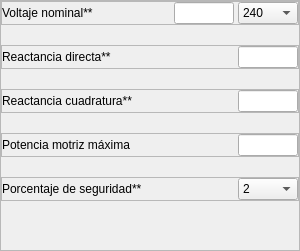
                              <widget class="QFrame" name="frame_8">
                               <property name="minimumSize">
                                <size>
                                 <width>300</width>
                                 <height>0</height>
                                </size>
                               </property>
                               <property name="frameShape">
                                <enum>QFrame::StyledPanel</enum>
                               </property>
                               <property name="frameShadow">
                                <enum>QFrame::Raised</enum>
                               </property>
                               <layout class="QVBoxLayout" name="verticalLayout_44">
                                <property name="spacing">
                                 <number>20</number>
                                </property>
                                <property name="leftMargin">
                                 <number>0</number>
                                </property>
                                <property name="topMargin">
                                 <number>0</number>
                                </property>
                                <property name="rightMargin">
                                 <number>0</number>
                                </property>
                                <property name="bottomMargin">
                                 <number>0</number>
                                </property>
                                <item>
                                 <widget class="QFrame" name="sal_r_1">
                                  <property name="minimumSize">
                                   <size>
                                    <width>0</width>
                                    <height>0</height>
                                   </size>
                                  </property>
                                  <property name="frameShape">
                                   <enum>QFrame::StyledPanel</enum>
                                  </property>
                                  <property name="frameShadow">
                                   <enum>QFrame::Raised</enum>
                                  </property>
                                  <layout class="QHBoxLayout" name="horizontalLayout_40">
                                   <property name="spacing">
                                    <number>4</number>
                                   </property>
                                   <property name="leftMargin">
                                    <number>0</number>
                                   </property>
                                   <property name="topMargin">
                                    <number>0</number>
                                   </property>
                                   <property name="rightMargin">
                                    <number>0</number>
                                   </property>
                                   <property name="bottomMargin">
                                    <number>0</number>
                                   </property>
                                   <item>
                                    <widget class="QLabel" name="sal_v_n_label_3">
                                     <property name="text">
                                      <string>Voltaje nominal**</string>
                                     </property>
                                    </widget>
                                   </item>
                                   <item>
                                    <widget class="QLineEdit" name="sal_v_nom_pu">
                                     <property name="maximumSize">
                                      <size>
                                       <width>60</width>
                                       <height>16777215</height>
                                      </size>
                                     </property>
                                    </widget>
                                   </item>
                                   <item>
                                    <widget class="QComboBox" name="voltaje_nominal_sal_3">
                                     <property name="maximumSize">
                                      <size>
                                       <width>60</width>
                                       <height>16777215</height>
                                      </size>
                                     </property>
                                     <item>
                                      <property name="text">
                                       <string>240</string>
                                      </property>
                                     </item>
                                     <item>
                                      <property name="text">
                                       <string>480</string>
                                      </property>
                                     </item>
                                     <item>
                                      <property name="text">
                                       <string>600</string>
                                      </property>
                                     </item>
                                     <item>
                                      <property name="text">
                                       <string>2400</string>
                                      </property>
                                     </item>
                                     <item>
                                      <property name="text">
                                       <string>4160</string>
                                      </property>
                                     </item>
                                     <item>
                                      <property name="text">
                                       <string>4800</string>
                                      </property>
                                     </item>
                                     <item>
                                      <property name="text">
                                       <string>6900</string>
                                      </property>
                                     </item>
                                     <item>
                                      <property name="text">
                                       <string>13800</string>
                                      </property>
                                     </item>
                                     <item>
                                      <property name="text">
                                       <string>23000</string>
                                      </property>
                                     </item>
                                     <item>
                                      <property name="text">
                                       <string>34500</string>
                                      </property>
                                     </item>
                                     <item>
                                      <property name="text">
                                       <string>46000</string>
                                      </property>
                                     </item>
                                     <item>
                                      <property name="text">
                                       <string>69000</string>
                                      </property>
                                     </item>
                                    </widget>
                                   </item>
                                  </layout>
                                 </widget>
                                </item>
                                <item>
                                 <widget class="QFrame" name="sal_r_2">
                                  <property name="minimumSize">
                                   <size>
                                    <width>0</width>
                                    <height>0</height>
                                   </size>
                                  </property>
                                  <property name="frameShape">
                                   <enum>QFrame::StyledPanel</enum>
                                  </property>
                                  <property name="frameShadow">
                                   <enum>QFrame::Raised</enum>
                                  </property>
                                  <layout class="QHBoxLayout" name="horizontalLayout_41">
                                   <property name="spacing">
                                    <number>4</number>
                                   </property>
                                   <property name="leftMargin">
                                    <number>0</number>
                                   </property>
                                   <property name="topMargin">
                                    <number>0</number>
                                   </property>
                                   <property name="rightMargin">
                                    <number>0</number>
                                   </property>
                                   <property name="bottomMargin">
                                    <number>0</number>
                                   </property>
                                   <item>
                                    <widget class="QLabel" name="sal_r_d_label_3">
                                     <property name="text">
                                      <string>Reactancia directa**</string>
                                     </property>
                                    </widget>
                                   </item>
                                   <item>
                                    <widget class="QLineEdit" name="sal_r_d_3">
                                     <property name="maximumSize">
                                      <size>
                                       <width>60</width>
                                       <height>16777215</height>
                                      </size>
                                     </property>
                                    </widget>
                                   </item>
                                  </layout>
                                 </widget>
                                </item>
                                <item>
                                 <widget class="QFrame" name="sal_r_3">
                                  <property name="minimumSize">
                                   <size>
                                    <width>0</width>
                                    <height>0</height>
                                   </size>
                                  </property>
                                  <property name="frameShape">
                                   <enum>QFrame::StyledPanel</enum>
                                  </property>
                                  <property name="frameShadow">
                                   <enum>QFrame::Raised</enum>
                                  </property>
                                  <layout class="QHBoxLayout" name="horizontalLayout_42">
                                   <property name="spacing">
                                    <number>4</number>
                                   </property>
                                   <property name="leftMargin">
                                    <number>0</number>
                                   </property>
                                   <property name="topMargin">
                                    <number>0</number>
                                   </property>
                                   <property name="rightMargin">
                                    <number>0</number>
                                   </property>
                                   <property name="bottomMargin">
                                    <number>0</number>
                                   </property>
                                   <item>
                                    <widget class="QLabel" name="sal_r_q_label_3">
                                     <property name="text">
                                      <string>Reactancia cuadratura**</string>
                                     </property>
                                    </widget>
                                   </item>
                                   <item>
                                    <widget class="QLineEdit" name="sal_r_q_3">
                                     <property name="maximumSize">
                                      <size>
                                       <width>60</width>
                                       <height>16777215</height>
                                      </size>
                                     </property>
                                    </widget>
                                   </item>
                                  </layout>
                                 </widget>
                                </item>
                                <item>
                                 <widget class="QFrame" name="sal_r_4">
                                  <property name="minimumSize">
                                   <size>
                                    <width>0</width>
                                    <height>0</height>
                                   </size>
                                  </property>
                                  <property name="frameShape">
                                   <enum>QFrame::StyledPanel</enum>
                                  </property>
                                  <property name="frameShadow">
                                   <enum>QFrame::Raised</enum>
                                  </property>
                                  <layout class="QHBoxLayout" name="horizontalLayout_43">
                                   <property name="spacing">
                                    <number>4</number>
                                   </property>
                                   <property name="leftMargin">
                                    <number>0</number>
                                   </property>
                                   <property name="topMargin">
                                    <number>0</number>
                                   </property>
                                   <property name="rightMargin">
                                    <number>0</number>
                                   </property>
                                   <property name="bottomMargin">
                                    <number>0</number>
                                   </property>
                                   <item>
                                    <widget class="QLabel" name="sal_p_m_label_3">
                                     <property name="text">
                                      <string>Potencia motriz máxima</string>
                                     </property>
                                    </widget>
                                   </item>
                                   <item>
                                    <widget class="QLineEdit" name="sal_p_m_3">
                                     <property name="maximumSize">
                                      <size>
                                       <width>60</width>
                                       <height>16777215</height>
                                      </size>
                                     </property>
                                    </widget>
                                   </item>
                                  </layout>
                                 </widget>
                                </item>
                                <item>
                                 <widget class="QFrame" name="sal_r_5">
                                  <property name="minimumSize">
                                   <size>
                                    <width>0</width>
                                    <height>0</height>
                                   </size>
                                  </property>
                                  <property name="frameShape">
                                   <enum>QFrame::StyledPanel</enum>
                                  </property>
                                  <property name="frameShadow">
                                   <enum>QFrame::Raised</enum>
                                  </property>
                                  <layout class="QHBoxLayout" name="horizontalLayout_44">
                                   <property name="spacing">
                                    <number>4</number>
                                   </property>
                                   <property name="leftMargin">
                                    <number>0</number>
                                   </property>
                                   <property name="topMargin">
                                    <number>0</number>
                                   </property>
                                   <property name="rightMargin">
                                    <number>0</number>
                                   </property>
                                   <property name="bottomMargin">
                                    <number>0</number>
                                   </property>
                                   <item>
                                    <widget class="QLabel" name="sal_porcentaj_seg_label_3">
                                     <property name="text">
                                      <string>Porcentaje de seguridad**</string>
                                     </property>
                                    </widget>
                                   </item>
                                   <item>
                                    <widget class="QComboBox" name="sal_porcentaje_seg_3">
                                     <property name="maximumSize">
                                      <size>
                                       <width>60</width>
                                       <height>16777215</height>
                                      </size>
                                     </property>
                                     <item>
                                      <property name="text">
                                       <string>2</string>
                                      </property>
                                     </item>
                                     <item>
                                      <property name="text">
                                       <string>5</string>
                                      </property>
                                     </item>
                                     <item>
                                      <property name="text">
                                       <string>10</string>
                                      </property>
                                     </item>
                                     <item>
                                      <property name="text">
                                       <string>12</string>
                                      </property>
                                     </item>
                                     <item>
                                      <property name="text">
                                       <string>15</string>
                                      </property>
                                     </item>
                                    </widget>
                                   </item>
                                  </layout>
                                 </widget>
                                </item>
                                <item>
                                 <spacer name="verticalSpacer_15">
                                  <property name="orientation">
                                   <enum>Qt::Vertical</enum>
                                  </property>
                                  <property name="sizeHint" stdset="0">
                                   <size>
                                    <width>20</width>
                                    <height>49</height>
                                   </size>
                                  </property>
                                 </spacer>
                                </item>
                               </layout>
                              </widget>
